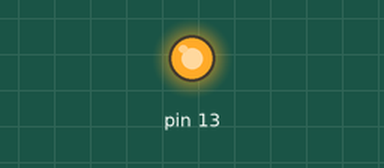
This sketch was run on a simulated Arduino Uno, built with avr-gcc and run on an emulated ATmega328P. Shown: output pins drawn as LEDs (lit = HIGH).

Above: at 0.1 s.
At 19.6 s:
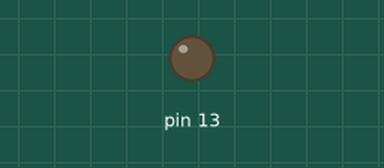
Timing chart, 0 to 40.0 s (numbered marks = the images above):
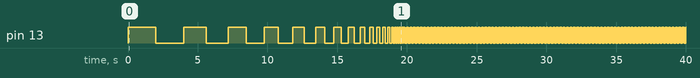

The sketch:

codigo.ino
```cpp
void setup()
{
  pinMode(13, OUTPUT);
}

void loop()
{
  int myDelay = 2000;

  // Loop para diminuir gradualmente o atraso
  for(int i = 1; i <= 20; i++)
  {

    digitalWrite(13, HIGH);//Liga o LED no pino 13
    delay(myDelay);//Aguarda o myDelay em milisegundos
    digitalWrite(13, LOW);//Desliga o LED no pino 13
    delay(myDelay);//Aguarda o myDelay em milisegundos
    myDelay *= 0.8; // Diminuindo o atraso em 20% a cada iteração
  }

  while(true)
  {
    digitalWrite(13, HIGH);
    delay(myDelay); // Mantém a última frequência definida
    digitalWrite(13, LOW);
    delay(myDelay);
  }
}
```

Measured:
- by itself, pin 13: LOW → HIGH at 0.00 s, → LOW 2.0 s later, → HIGH 2.0 s later, → LOW 1.6 s later, … (1005 changes in this stretch)
